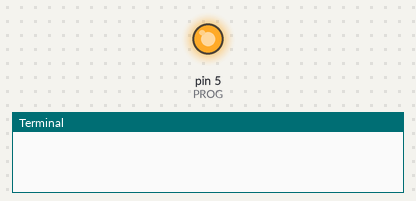
Bench run of a program on a simulated Raspberry Pi (header pin numbers). Shown: output pins drawn as LEDs (lit = HIGH), the last lines printed to the terminal. Pins used as bus, display or sensor lines are not drawn. At 1.9 s the program stops and its outputs stay as they are.

Above: at 0.1 s.
At 1.7 s:
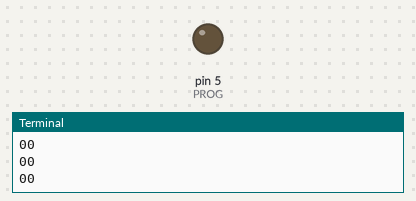
Timing chart, 0 to 3.2 s (numbered marks = the images above):
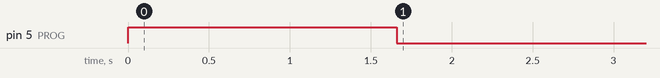

The program:

fix_bootloader_raspi.py
```python
#!/usr/bin/env python3

# This script should work on any Raspberry pi running a recent version of
# rasbian. After the Crazyradio is connected to the raspberry pi expansion
# port just run the script with "python3 fix_bootloader_raspi.py"
# See readme for more information about this script purpose.

# Script setup. Use this as a documentation to cable the Crazyradio or modify
# if you want to cable it differently.
# Name   Pin on raspi     Pin on Crazyradio
#-------------------------------------------
GND   =   6              # 9
RESET =   3              # 3
PROG  =   5              # 2
SCK   =   7              # 4
MOSI  =   8              # 6
MISO  =   10             # 8
CS    =   12             # 10

import RPi.GPIO as GPIO
import time

CS_ENABLE = GPIO.LOW
CS_DISABLE = GPIO.HIGH

# SPI commands
WREN = 0x06
WRDIS = 0x04
ERASE_PAGE = 0x52
PROGRAM = 0x02
READ = 0x03


def init_gpios():
    GPIO.setmode(GPIO.BOARD)
    GPIO.setup(RESET, GPIO.OUT, initial=GPIO.LOW)
    GPIO.setup(PROG, GPIO.OUT, initial=GPIO.HIGH)


def check_connection():
    # If reset is connected, it will be pulled up
    return GPIO.input(RESET) != 0


def reset_in_prog():
    GPIO.output(RESET, GPIO.LOW)
    GPIO.output(PROG, GPIO.HIGH)
    time.sleep(0.1)
    GPIO.output(RESET, GPIO.HIGH)
    time.sleep(0.1)


def reset_in_fw():
    GPIO.output(RESET, GPIO.LOW)
    GPIO.output(PROG, GPIO.LOW)
    time.sleep(0.1)
    GPIO.output(RESET, GPIO.HIGH)
    time.sleep(0.1)


def spi_oe(enable):
    if enable:
        GPIO.setup([SCK, MOSI], GPIO.OUT, initial=GPIO.LOW)
        GPIO.setup(CS, GPIO.OUT, initial=CS_DISABLE)
        GPIO.setup(MISO, GPIO.IN)
    else:
        GPIO.setup([SCK, MOSI, CS], GPIO.IN)


def set_cs(value):
    GPIO.output(CS, value)
    time.sleep(0.1)


def spi_transfer(dataout):
    datain = 0
    GPIO.output(SCK, GPIO.LOW)
    for i in range(8):
        b = GPIO.LOW
        if dataout & 0x0080 != 0:
            b = GPIO.HIGH
        GPIO.output(MOSI, b)
        dataout = dataout << 1

        time.sleep(0.001)
        b = GPIO.input(MISO)
        GPIO.output(SCK, GPIO.HIGH)

        datain = datain << 1
        if b != GPIO.LOW:
            datain = datain | 0x01

        time.sleep(0.001)
        GPIO.output(SCK, GPIO.LOW)

    return datain

if __name__ == "__main__":
    init_gpios()

    reset_in_prog()
    spi_oe(True)

    print("Erasing page 0...")
    set_cs(CS_ENABLE)
    spi_transfer(WREN)
    set_cs(CS_DISABLE)

    set_cs(CS_ENABLE)
    spi_transfer(ERASE_PAGE)
    spi_transfer(0x00)
    set_cs(CS_DISABLE)

    time.sleep(0.1)

    set_cs(CS_ENABLE)
    spi_transfer(WREN)
    set_cs(CS_DISABLE)

    print("Writing 'JL 0x7800' instruction...")
    set_cs(CS_ENABLE)
    spi_transfer(PROGRAM)
    # Address 0
    spi_transfer(0x00)
    spi_transfer(0x00)
    # Jump to bootloader
    spi_transfer(0x02)
    spi_transfer(0x78)
    spi_transfer(0x00)
    set_cs(CS_DISABLE)

    # Wait for page to be written
    time.sleep(0.1)

    print("Flash content:")
    set_cs(CS_ENABLE)
    spi_transfer(READ)
    spi_transfer(0x00)
    spi_transfer(0x00)
    print("{:02x}".format(spi_transfer(0x00)))
    print("{:02x}".format(spi_transfer(0x00)))
    print("{:02x}".format(spi_transfer(0x00)))
    set_cs(CS_DISABLE)

    spi_oe(False)

    reset_in_fw()

    GPIO.cleanup()

    print("Fix written to flash. Disconnect the PROG wire, reconnect Crazyradio")
    print("and the bootloader should start!")
```
